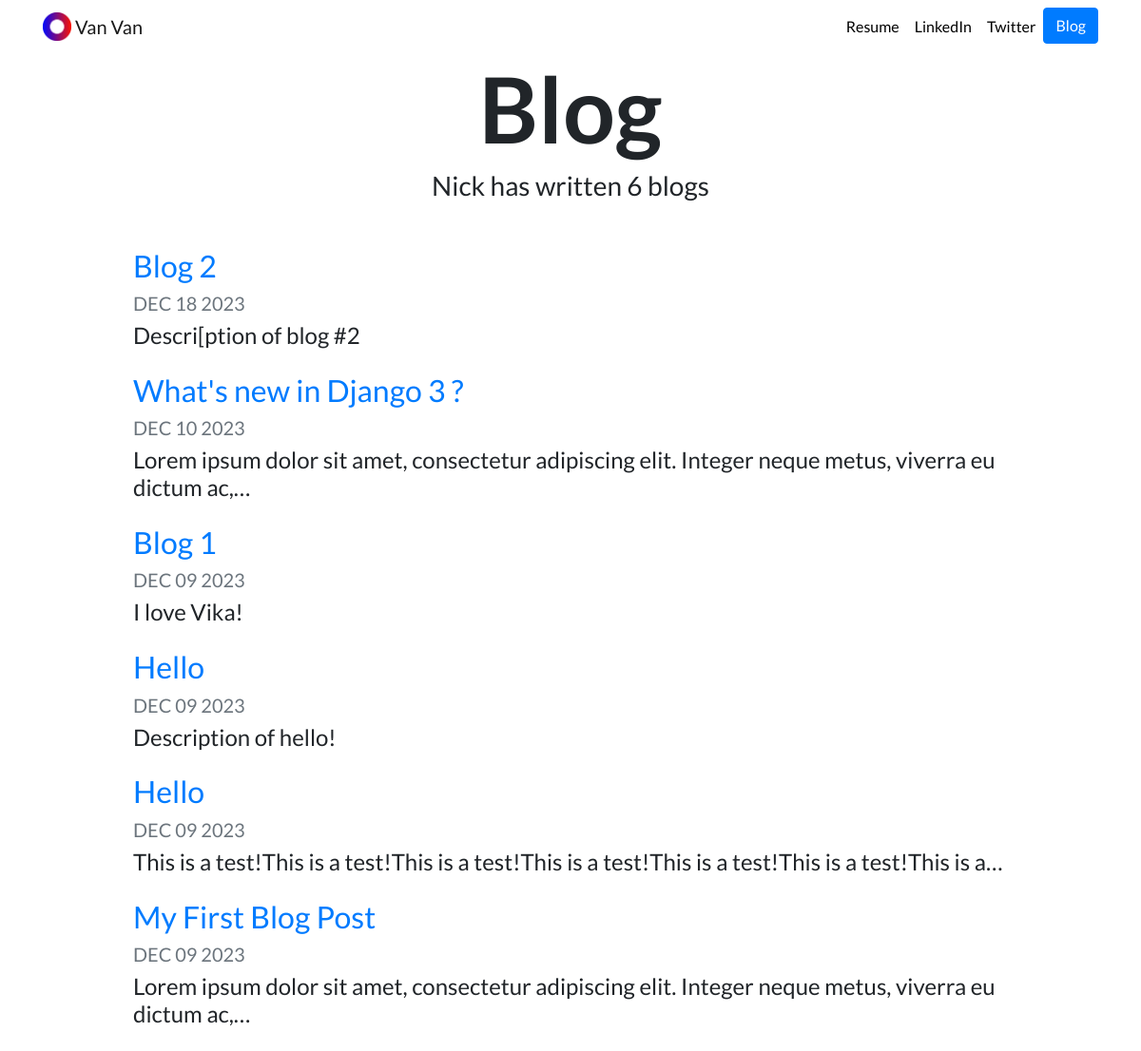
Screenshot of /blog/ with the database file from the repository.
### blog/models.py (models this page shows, shortened)
class Blog(models.Model):
    title = models.CharField(max_length=100)
    description = models.TextField()
    date = models.DateField()

### blog/views.py (the view)
# urls.py: path('', views.all_blogs, name='all_blogs'),
def all_blogs(request):
    blogs = Blog.objects.order_by('-date')#[:5]  # сортируем по дате и отображаем последние 5 постов
    return render(request, 'blog/all_blogs.html', {'blogs':blogs})

### blog/templates/blog/all_blogs.html
{% extends "portfolio/base.html" %}
{% load static %}
{% block content %}
<h1 id="blogtitle" class="font-weight-bold text-center">Blog</h1>
<h3 class="text-center mb-5">Nick has written {{ blogs.count }} blog{{ blogs.count|pluralize }}</h3>
{% for blog in blogs %}
<div class="row justify-content-center my-3">
  <div class="col-md-10">
    <a href="{% url 'blog:detail' blog.id %}">
      <h2>{{ blog.title }}</h2>
    </a>
    <h5 class="text-muted">{{ blog.date|date:'M d Y'|upper }}</h5>
    <h4>{{ blog.description|striptags|truncatechars:100 }}</h4>
  </div>
</div>
{% endfor %}
{% endblock %}

### portfolio/static/portfolio/custom.css (style rules this page uses)
body { font-family: 'Lato', sans-serif; }
#blogtitle { font-size: 6rem; }

### rows the page displays
Blog: title "Blog 2", date "DEC 18 2023", description "Descri[ption of blog #2"
Blog: title "What's new in Django 3 ?", date "DEC 10 2023", description "Lorem ipsum dolor sit amet, consectetur adipiscing elit. Integer neque metus, viverra eu dictum ac,…"
Blog: title "Blog 1", date "DEC 09 2023", description "I love Vika!"
Blog: title "Hello", date "DEC 09 2023", description "Description of hello!"
Blog: title "Hello", date "DEC 09 2023", description "This is a test!This is a test!This is a test!This is a test!This is a test!This is a test!This is a…"
Blog: title "My First Blog Post", date "DEC 09 2023", description "Lorem ipsum dolor sit amet, consectetur adipiscing elit. Integer neque metus, viverra eu dictum ac,…"

### other values shown
{{ blogs.count }} "6"
